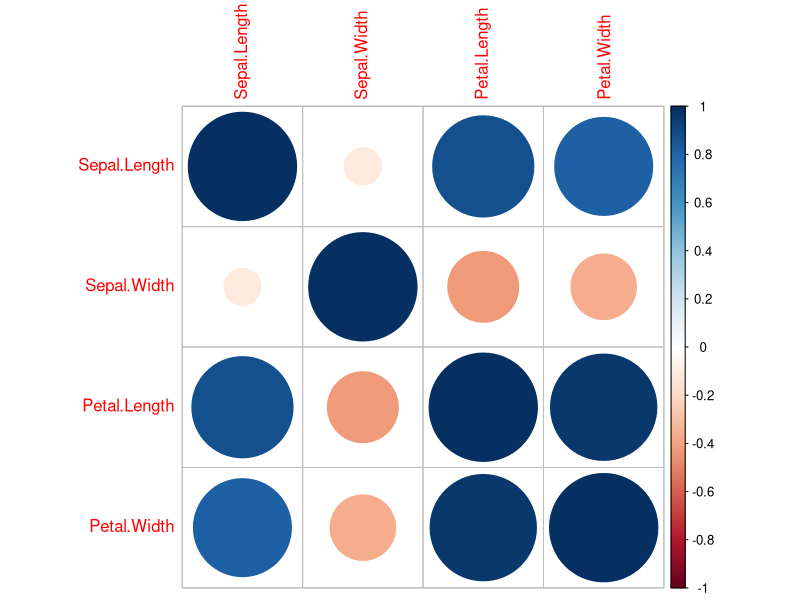

R code for this plot:
## Task 1:
library('corrplot')

## Compute the iris data correlation:
data(iris)

## Remove categorical column ("Species"):
iris = iris[,c("Sepal.Length", "Sepal.Width", "Petal.Length", "Petal.Width")]

## Compute the correlation between Sepal.Length, Sepal.Width, Petal.Length, Petal.Width:
print(cor(iris))

## Observations: We see that Petal.Width and Petal.Length has a correlation coefficient of
##               0.9628654, so we can conclude that they have a strong positive relationship:

##              Sepal.Length Sepal.Width Petal.Length Petal.Width
## Sepal.Length    1.0000000  -0.1175698    0.8717538   0.8179411
## Sepal.Width    -0.1175698   1.0000000   -0.4284401  -0.3661259
## Petal.Length    0.8717538  -0.4284401    1.0000000   0.9628654
## Petal.Width     0.8179411  -0.3661259    0.9628654   1.0000000


## Create visual representation of the correlations:
## Once again, this time visually we observe the strong positive relationship between
## Petal.Width and Petal.Length:
corrplot(cor(iris), method="circle")
